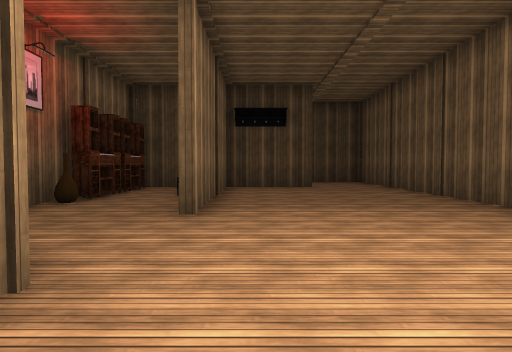
View 1 (above)

24 first-person views from a walk through a scene from a Unity 3-D project. The camera is 1.3 m above the floor, tilts 2° down and sees 75° across. The floor is counted in squares, 2 m on a side. Each view is taken from the middle of a square. On the plan, view 1 faces up. The plan holds only what a view shows up to about 10 squares ahead; the rest is blank. The place goes on beyond the plan. The player character is not drawn. Door leaves are left out, so doorways stand open. Some surface patterns are stand-ins.

View 2
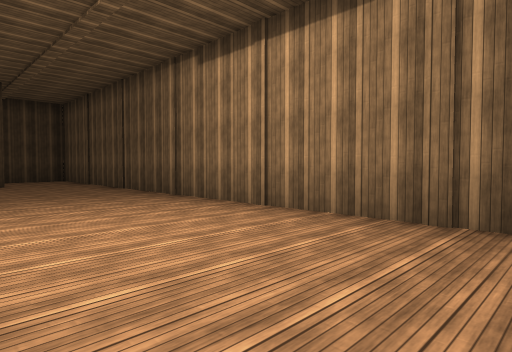

View 3
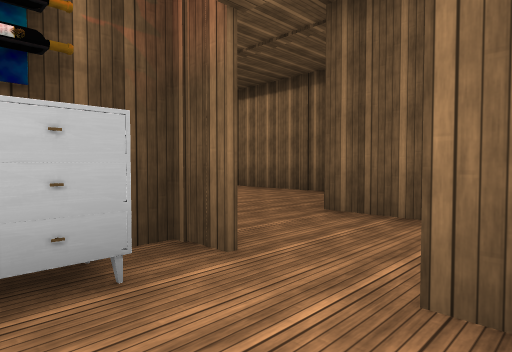

View 4
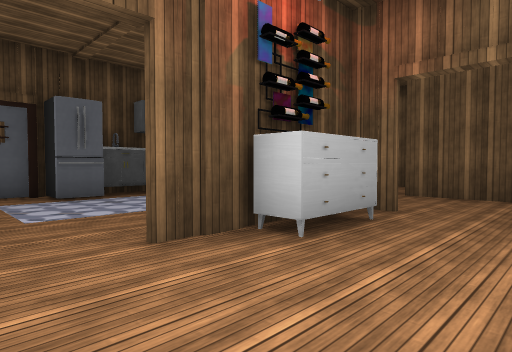

View 5
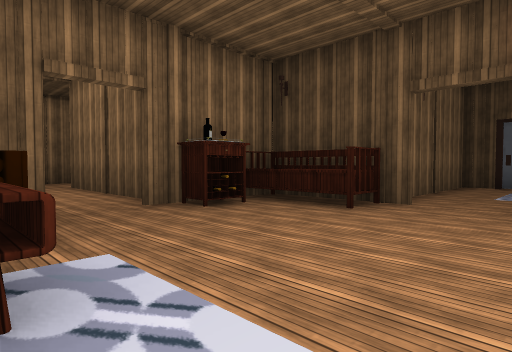

View 6
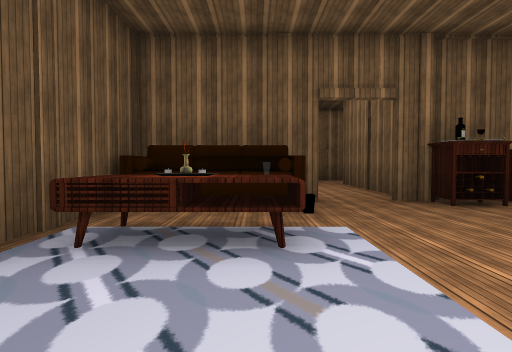

View 7
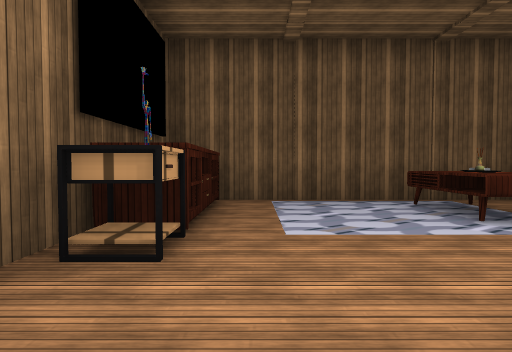

View 8
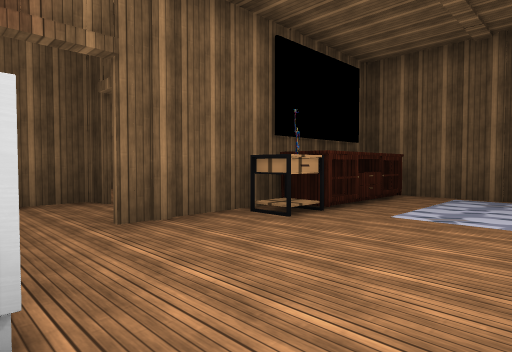

View 9
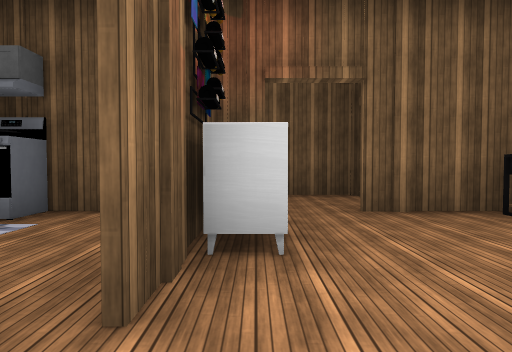

View 10
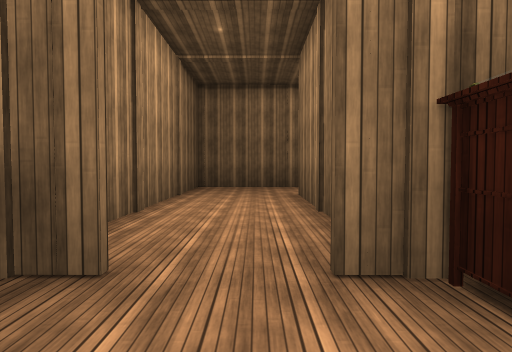

View 11
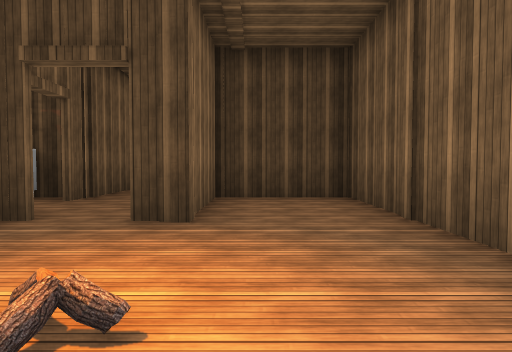

View 12
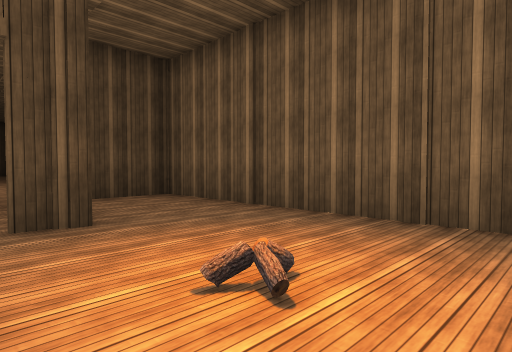

View 13
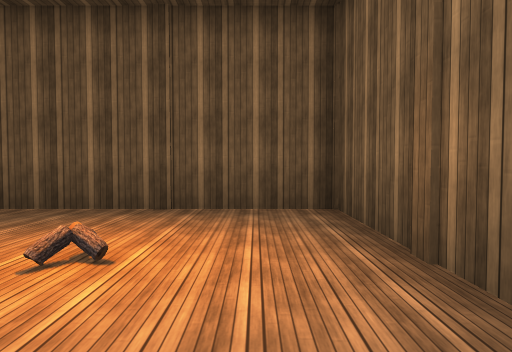

View 14
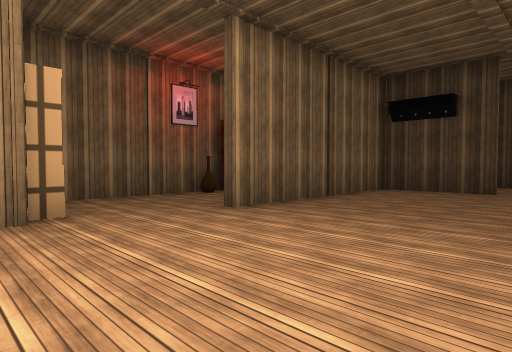

View 15
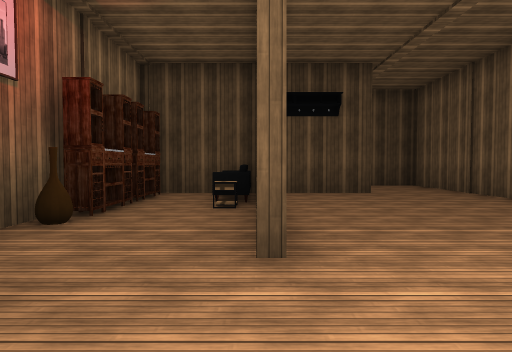

View 16
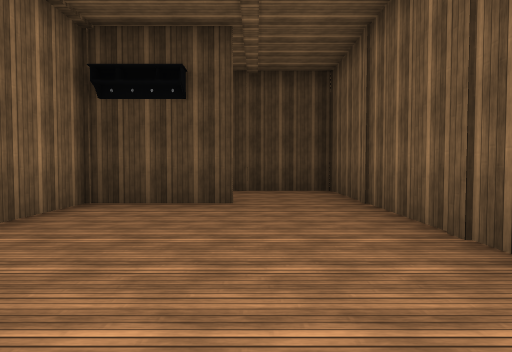

View 17
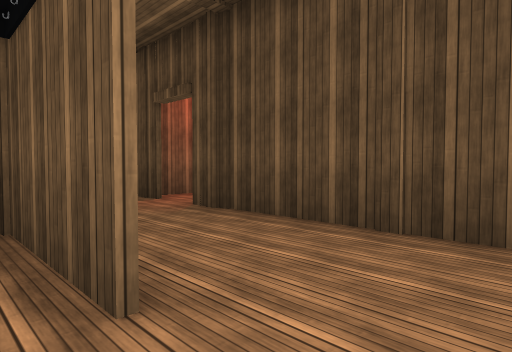

View 18
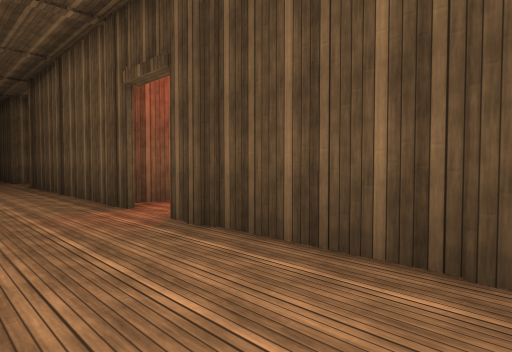

View 19
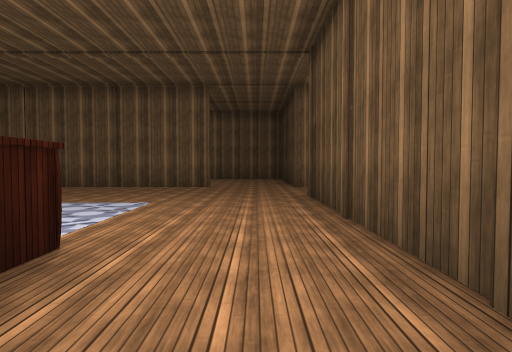

View 20
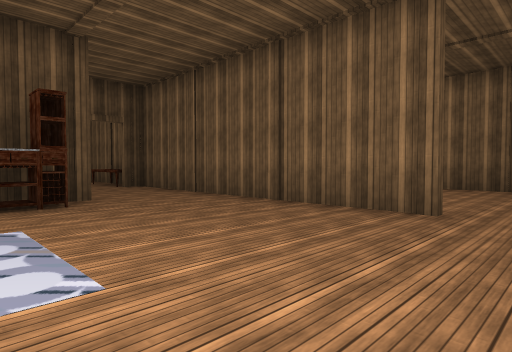

View 21
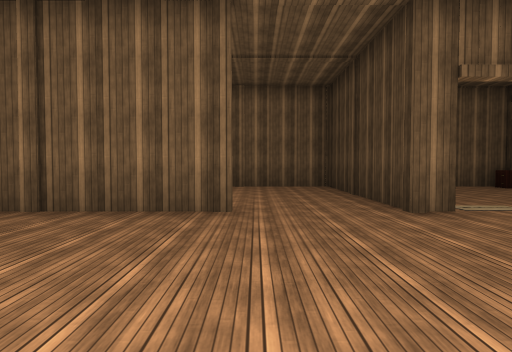

View 22
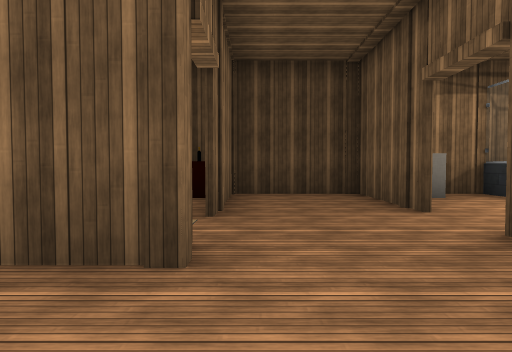

View 23
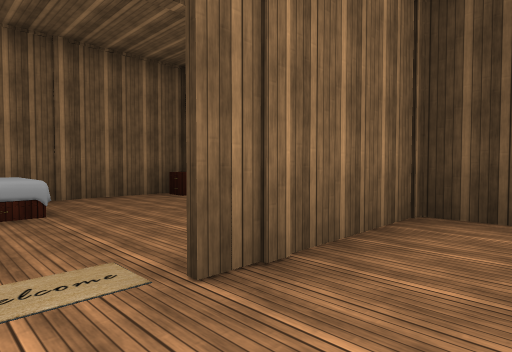

View 24
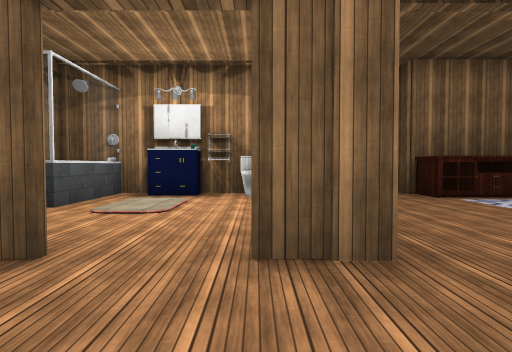

### Floor plan
Points are (right, up) in squares from view 1. A wall is a line through its corners. A room is listed if a view was taken in it or the views show most of it. See-through windows are left out.
Room 1 (views 1, 2, 3, 4, 5, 6, 7, 8, 9, 10, 13, 14, 15, 16, 17, 18)
walls: (-1.2, -1.6) (-1.2, -2.6); (-1.5, -3.5) (-3.6, -3.5); (-6.5, 1.6) (-6.5, -2.1); (1.1, -5.5) (1.1, -3.5); (-3.6, 6.5) (-3.6, 2.8); (-1.4, -8.4) (-1.4, -6.4); (3.9, -2.2) (3.9, 11.4); (-0.8, 6.5) (-0.8, 4.6); (-11.6, 5.5) (-11.6, 2.5); (-0.8, 9.5) (-0.8, 8.4); (-8.4, -11.1) (-2.1, -11.1); (1.6, 9.6) (-0.5, 9.6); (3.5, 12.2) (-0.5, 12.2)
ways out: opening at (-1, -9.5) to room 2; open door at (0, -6) to room 2; opening at (-11, 1.8) to room 3; opening at (-2.5, 6) to room 3; opening at (0.5, 11) to room 3; opening at (-10, -8); open door at (-9, -7); open door at (-1.5, -5)
objects: other object (-12, 2); other object (-12, 4); other object (-11, 0) to (-11, 1); other object (-11, 2); other object (-9, -9); other object (-9, -8); other object (-9, -6); other object (-9, -4); other object (-9, -3); sofa (-8, -10) to (-8, -9); cabinet (-8, -5); bench (-8, -4) to (-7, -4); other object (-7, -1); other object (-6, -11); table (-6, -10) to (-6, -9); other object (-6, -3); other object (-6, 1); other object (-6, 2); other object (-6, 3); other object (-5, -3); other object (-5, 2); other object (-4, -11); other object (-4, -4) to (-3, -4); other object (-4, -3); other object (-4, -2); other object (-4, 1) to (-3, 1); other object (-4, 2); other object (-3, 2); other object (-3, 5); other object (-3, 6); table (-2, -10) to (-2, -8); table (-2, -7); other object (-2, -6); other object (-2, -4); rug (-2, -1) to (-2, 0); other object (-2, 1); shelf (-2, 2); other object (-2, 8) to (-1, 9); other object (-1, -9); other object (-1, -6); other object (-1, -4); other object (-1, -3); other object (-1, -1); other object (-1, 4); table (-1, 7); other object (0, -4); other object (1, -3); other object (2, 12); other object (4, -1); other object (4, 2); other object (4, 4); other object (4, 7); other object (4, 10)
Room 2 (views 11, 12)
walls: (1.5, -11.1) (3.4, -11.1); (3.9, -10.5) (3.9, -3.5); (1.2, -3.6) (1.2, -5.6); (3.5, -3.5) (1.5, -3.5)
ways out: opening at (-1, -9.5) to room 1; open door at (0, -6) to room 1
objects: other object (-1, -11); other object (1, -11); other object (1, -7); other object (1, -6); other object (2, -6); other object (4, -9); other object (4, -6)
Room 3 (views 19, 20, 21, 22, 23, 24)
walls: (-1.5, 9.6) (-2.5, 9.6); (-4.4, 12.2) (-8.5, 12.2); (-4.5, 16) (-6, 16); (-3.5, 17.4) (-6.9, 17.4); (-9, 4.6) (-7.8, 4.6); (-8.7, 15.4) (-8.7, 16.5); (-11.6, 9.5) (-11.6, 5.5); (-9.5, 17.4) (-11.5, 17.4); (-12.4, 12.2) (-15.6, 12.2); (-11.6, 16.5) (-11.6, 15.4); (-16.8, 11.5) (-16.8, 8.2); (-16.8, 16.5) (-16.8, 13.9); (-16.6, -6.5) (-16.6, -8.7) (-13.5, -8.7)
ways out: opening at (-11, 1.8) to room 1; opening at (-2.5, 6) to room 1; opening at (0.5, 11) to room 1; opening at (-13.3, -8); open door at (-5.5, 16)
objects: other object (-17, -6); other object (-17, 10); other object (-17, 12); other object (-17, 15); other object (-17, 17); bed (-16, 13) to (-15, 14); table (-16, 17); other object (-14, 11); other object (-12, 7); other object (-12, 10); other object (-12, 11); other object (-12, 12); other object (-12, 13); other object (-12, 14); other object (-12, 15); other object (-12, 17); other object (-11, 12); other object (-10, 15); other object (-9, 5); other object (-9, 12); other object (-9, 13); other object (-9, 15); other object (-9, 17); cabinet (-8, 5) to (-7, 5); other object (-8, 17); other object (-6, 12); other object (-6, 17); table (-5, 7) to (-4, 9); other object (-4, 7); other object (-4, 13); other object (-4, 14); other object (-4, 15); other object (-4, 16); cabinet (-3, 7); cabinet (-3, 8) to (-3, 9); other object (-3, 10); other object (-3, 11); other object (-3, 12); other object (-3, 13); other object (-3, 15); other object (-2, 7); other object (-1, 10); other object (-1, 11); other object (-1, 12); other object (-1, 13); other object (4, -11); other object (4, -3); other object (4, 12)

Where each view was taken, in squares from view 1:
view 1: 0 up, 0 right, facing up
view 2: 2 down, 0 right, facing up-right
view 3: 6 down, 3 left, facing up-right
view 4: 6 down, 6 left, facing up-right
view 5: 9 down, 4 left, facing up-left
view 6: 9 down, 3 left, facing left
view 7: 5 down, 3 left, facing down
view 8: 4 down, 5 left, facing down-right
view 9: 4 down, 6 left, facing right
view 10: 7 down, 7 left, facing left
view 11: 10 down, 2 right, facing up
view 12: 10 down, 0 right, facing up-right
view 13: 10 down, 1 left, facing right
view 14: 1 up, 3 right, facing up-left
view 15: 2 up, 1 left, facing up
view 16: 4 up, 2 right, facing up
view 17: 9 up, 3 right, facing up-left
view 18: 10 up, 2 right, facing up-left
view 19: 11 up, 2 left, facing left
view 20: 11 up, 7 left, facing down-left
view 21: 10 up, 7 left, facing left
view 22: 10 up, 11 left, facing up
view 23: 13 up, 10 left, facing up-left
view 24: 13 up, 11 left, facing right
